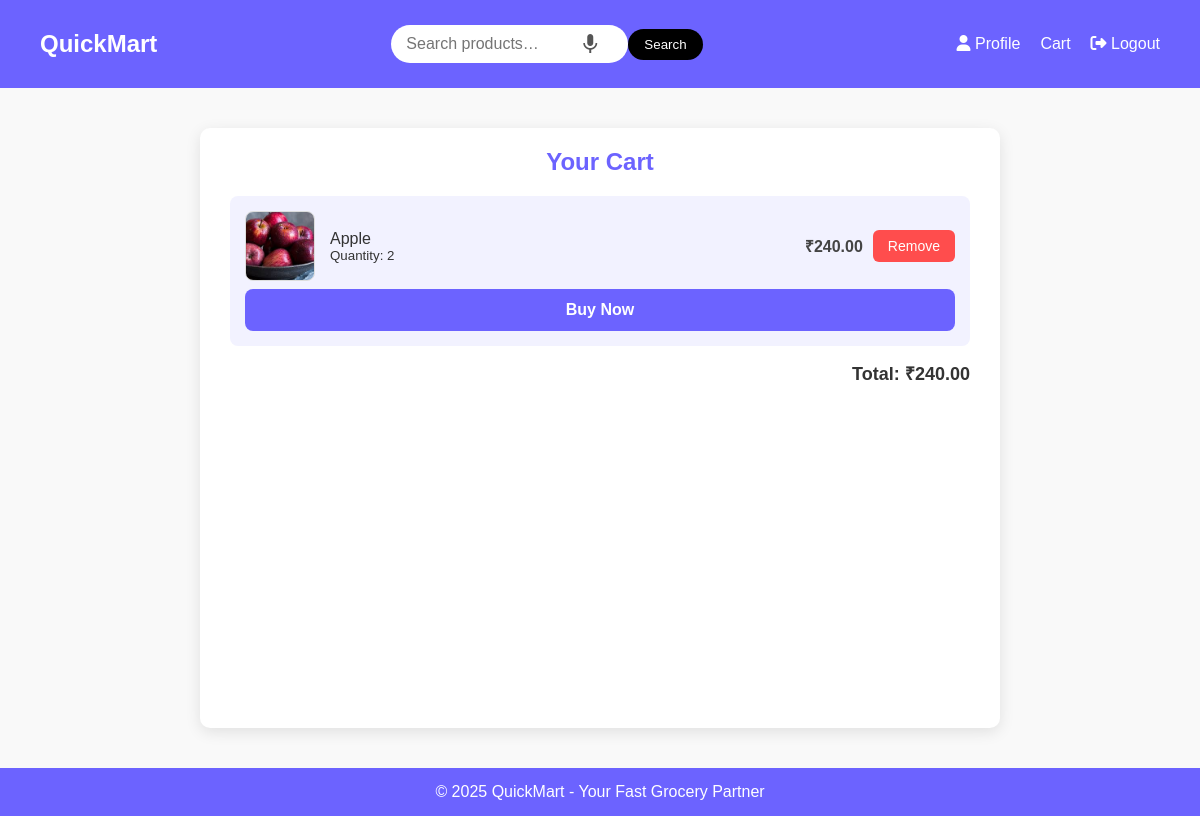
Screenshot of /one/cart/ (signed in) with the database file from the repository.
### supermarket/models.py (models this page shows, shortened)
class CartItem(models.Model):
    cart = models.ForeignKey(Cart, on_delete=models.CASCADE, related_name="items")  # Capital C
    product = models.ForeignKey("Product", on_delete=models.CASCADE)
    quantity = models.PositiveIntegerField(default=1)
    def subtotal(self):
        return self.product.final_price() * self.quantity
    class Meta:
        unique_together = ("cart", "product")  # same product repeat avoid

class Product(models.Model):
  name=models.CharField(max_length=100)
  slug = models.SlugField( blank=True,unique=True)
  category=models.ForeignKey(Category,on_delete=models.CASCADE)
  image=models.ImageField(upload_to='product')
  description=models.TextField(max_length=200,blank=True)
  mrp = models.DecimalField(max_digits=10, decimal_places=2, default=0.00)
  price = models.DecimalField(max_digits=10, decimal_places=2, default=0.00)
  discount = models.IntegerField(default=0)  # % discount
  qty = models.CharField(max_length=50, default="1 unit")  # Example: "250 ml", "1 kg"
  stock = models.PositiveIntegerField(default=0)
  rating = models.FloatField(default=4.0)
  reviews = models.IntegerField(default=0)  # Eg: 934 reviews
  delivery_time = models.CharField(max_length=50, default="10 mins")  # Zepto style
  def final_price(self):
        if self.discount > 0:
            return round(self.mrp - (self.mrp * self.discount / 100), 2)
        return self.mrp

class Cart(models.Model):   # Capital C
    user = models.OneToOneField(User, on_delete=models.CASCADE)
    created_at = models.DateTimeField(auto_now_add=True)
    def total_price(self):
        return sum(item.subtotal() for item in self.items.all())

### supermarket/views.py (the view)
# urls.py: path("cart/", view_cart, name="view_cart"),
@login_required
def view_cart(request):
    cart, created = Cart.objects.get_or_create(user=request.user)
    return render(request, "cart.html", {"cart": cart})

### templates/cart.html (shortened to what this page needs)
{% extends 'base.html'%}
{% block contents %}
<div class="cart-container">
  <h2>Your Cart</h2>
  {% if cart.items.all %}
    <ul>
      {% for item in cart.items.all %}
        <li>
          <div class="item-info">
            <img src="{{ item.product.image.url }}" alt="{{ item.product.name }}">
            <div class="details">
              <span>{{ item.product.name }}</span>
              <small>Quantity: {{ item.quantity }}</small>
            </div>
          </div>
          <span class="price">₹{{ item.subtotal }}</span>
          <a href="{% url 'remove_from_cart' item.id %}" class="btn btn-remove">Remove</a>
          <a href="{% url 'ppp' item.product.id %}" class="btn btn-buy">Buy Now</a>
        </li>
      {% endfor %}
    </ul>
    <p class="total">Total: ₹{{ cart.total_price }}</p>
  {% else %}
    <p class="empty">🛒 Your cart is empty.</p>
  {% endif %}
</div>
{% endblock %}

### static/css/header.css (style rules this page uses)
* { margin: 0; padding: 0; box-sizing: border-box; font-family: 'Poppins', sans-serif; }
body { background: #f9f9f9; color: #333; }
html, body { height: 100%; margin: 0; }

### static/css/main.css (style rules this page uses)
* { margin: 0; padding: 0; box-sizing: border-box; font-family: 'Poppins', sans-serif; }
body { background: #f8f9fa; color: #333; overflow-x: hidden; }
.btn { padding: 12px 24px; background: yellow; border: none; font-size: 16px; font-weight: bold; border-radius: 8px; cursor: pointer; transition: 0.3s; }

### templates/header.html (style rules this page uses)
.btn { background-color: #4a47a3; color: white; }

### templates/cart.html (style rules this page uses)
body { font-family: 'Poppins', sans-serif; background: #f9f9f9; color: #333; margin: 0; padding: 0; }
.cart-container { max-width: 800px; margin: 40px auto; background: #fff; padding: 20px 30px; border-radius: 10px; box-shadow: 0 4px 15px rgba(0,0,0,0.1); height: 600px; }
h2 { text-align: center; color: #6C63FF; margin-bottom: 20px; }
ul { list-style: none; padding: 0; }
li { display: flex; justify-content: space-between; align-items: center; padding: 15px; margin-bottom: 12px; border-radius: 8px; background: #f2f2ff; flex-wrap: wrap; }
.item-info { display: flex; align-items: center; gap: 15px; flex: 1; }
.item-info img { width: 70px; height: 70px; object-fit: cover; border-radius: 8px; border: 1px solid #ddd; background: #fff; }
.details { display: flex; flex-direction: column; }
.details span { font-weight: 500; }
.price { color: #444; font-weight: bold; margin-left: 20px; }
.btn { display: inline-block; padding: 8px 15px; border-radius: 6px; text-decoration: none; font-size: 14px; font-weight: 500; transition: 0.3s; }
.btn-remove { background: #ff4d4d; color: #fff; margin-left: 10px; }
.btn-buy { display: block; text-align: center; margin-top: 8px; background: #6C63FF; color: #fff; padding: 12px; font-size: 16px; border-radius: 8px; font-weight: 600; width: 100%; }
.total { margin-top: 15px; text-align: right; font-size: 18px; font-weight: bold; }

### rows the page displays
CartItem: product.image (picture), product.name "Apple", quantity "2", subtotal "240.00"
Cart: total_price "240.00"
